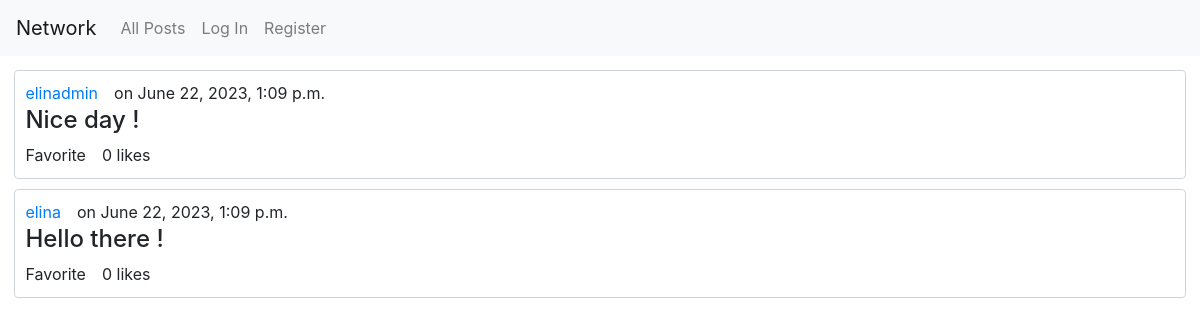
The app's page /, older data.
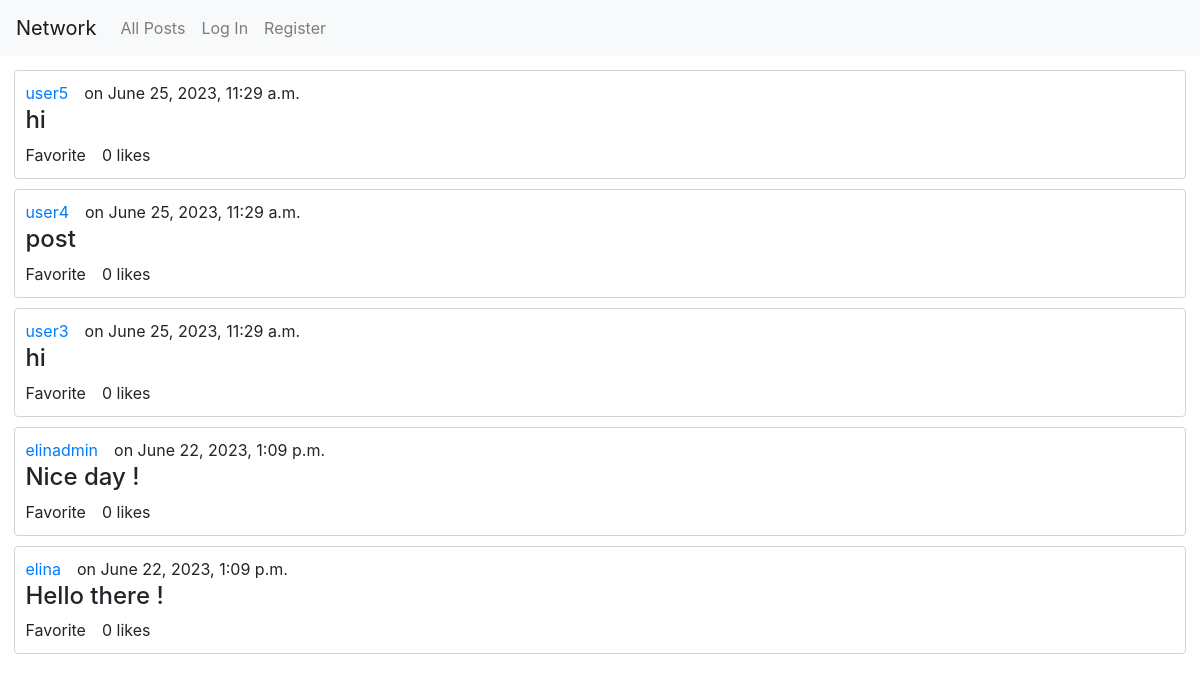
The same page, newer data.
### network/models.py (models this page shows, shortened)
class Posts(models.Model):
    id = models.AutoField(primary_key=True)
    username = models.ForeignKey(User,on_delete=models.CASCADE)
    date = models.DateTimeField(auto_now_add=True)
    post = models.TextField()
    likes = models.IntegerField()
    likers = models.ManyToManyField(User,blank=True,related_name="liked")

class User(AbstractUser):
    id = models.AutoField(primary_key=True)
    following_count = models.IntegerField(blank=True)
    followers_count = models.IntegerField(blank=True)

### network/views.py (the view)
# urls.py: path("", views.index, name="index"),
def index(request):
    posts = Posts.objects.all().order_by('-date')
    if posts.exists():
        return render(request, "network/index.html",{
            "posts":posts,
            "request":request
        })
    else:
        return render(request, "network/index.html",{
            "message":"There are no posts. Be the first !",
        })

### network/templates/network/index.html (shortened to what this page needs)
{% extends "network/layout.html" %}
{% block body %}
    {% if posts %}
        {% for post in posts %}
        <div class="box">
            <div class="postsection">
                {% if request.user.username == post.username.username %}
                    <a class="user" href="{% url 'profile' name=post.username.username %}">{{post.username}}(You)<a>
                {% else %}
                    <a class="user" href="{% url 'profile' name=post.username.username %}">{{post.username}}<a>
                {% endif %}
                <p>on {{post.date}}</p>
            </div>
            <h4>{{post.post}}</h4>
            <div class="postsection">
                <a>
                    <span id="{{post.id}}" class="material-symbols-outlined likebtn">Favorite</span>
                </a>
                <p>{{post.likes}} likes</p>
            </div>
        </div>
        {% endfor %}
    {% endif %}
{% endblock %}

### network/templates/network/layout.html (shortened to what this page needs)
{% load static %}
<!DOCTYPE html>
<html lang="en">
    <head>
        <link rel="stylesheet" href="https://stackpath.bootstrapcdn.com/bootstrap/4.4.1/css/bootstrap.min.css">
        <link href="{% static 'network/styles.css' %}" rel="stylesheet">
    </head>
    <body>
        <nav class="navbar navbar-expand-lg navbar-light bg-light">
            <a class="navbar-brand" href="{% url 'index' %}">Network</a>
            <div>
              <ul class="navbar-nav mr-auto">
                <li class="nav-item">
                  <a class="nav-link" href="{% url 'index' %}">All Posts</a>
                </li>
                {% if user.is_authenticated %}
                    <li class="nav-item">
                        <a class="nav-link" href="{% url 'following' %}">Following</a>
                    </li>
                    <li class="nav-item">
                        <a class="nav-link" href="{% url 'logout' %}">Log Out</a>
                    </li>
                {% else %}
                    <li class="nav-item">
                        <a class="nav-link" href="{% url 'login' %}">Log In</a>
                    </li>
                    <li class="nav-item">
                        <a class="nav-link" href="{% url 'register' %}">Register</a>
                    </li>
                {% endif %}
              </ul>
            </div>
          </nav>
        <div class="body">
            {% block body %}
            {% endblock %}
        </div>
    </body>
</html>

### network/static/network/styles.css (style rules this page uses)
.body { padding:1.2%; }
.box { border-style:solid; border-width: 1px; border-radius:0.25rem; border-color:#ced4da; padding:10px; margin-bottom:10px; }
.postsection { display:flex; height:20px; margin-bottom:5px; }
.user { margin-right:1rem; }
.material-symbols-outlined { margin-right:1rem; cursor:pointer; font-variation-settings: 'FILL' 0, 'wght' 400, 'GRAD' 0, 'opsz' 48 }
p { margin-right:1rem; }

Row changes from the older to the newer data that the page shows:
added Posts: username "user5", date "June 25, 2023, 11:29 a.m.", post "hi", likes "0"
added Posts: username "user4", date "June 25, 2023, 11:29 a.m.", post "post", likes "0"
added Posts: username "user3", date "June 25, 2023, 11:29 a.m.", post "hi", likes "0"
